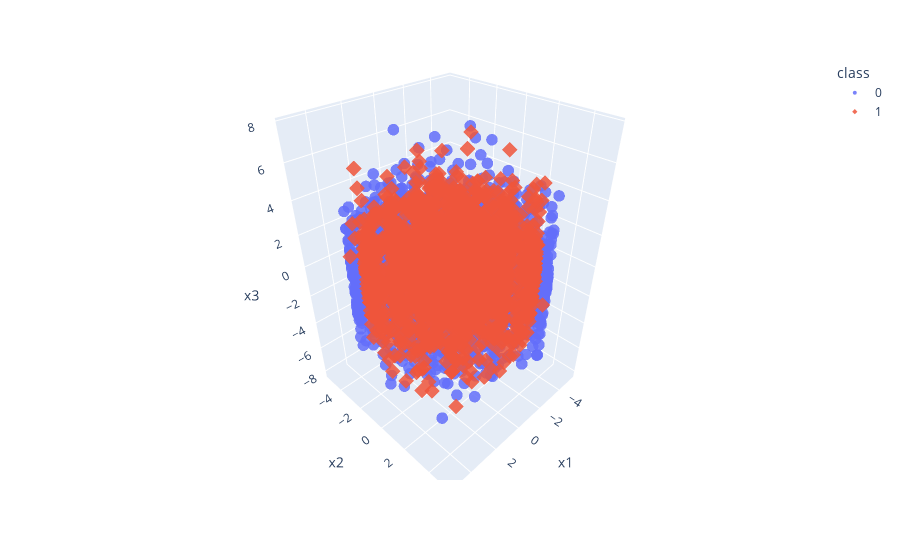

Notebook cell for this chart:
### Markdown cell above
# Zobrazenie datasetov vo 3D

### Code cell
X,y = make_concentric_cylinders(d=3)
plot_3d_features_with_labels(X,y)

### Figure 1 — Plotly figure (JSON) as saved in the notebook; plotly's stock layout.template omitted (floating-point values rounded to 4 significant figures; data arrays with more than 128 entries replaced by an {"elided": "..."} marker saying what was removed)
{"data": [{"hovertemplate": "class=0<br>x1=%{x}<br>x2=%{y}<br>x3=%{z}<extra></extra>", "legendgroup": "0", "marker": {"color": "#636efa", "opacity": 0.85, "size": 4, "symbol": "circle"}, "mode": "markers", "name": "0", "scene": "scene", "showlegend": true, "type": "scatter3d", "x": {"elided": "2864 float values"}, "y": {"elided": "2864 float values"}, "z": {"elided": "2864 float values"}}, {"hovertemplate": "class=1<br>x1=%{x}<br>x2=%{y}<br>x3=%{z}<extra></extra>", "legendgroup": "1", "marker": {"color": "#EF553B", "opacity": 0.85, "size": 4, "symbol": "diamond"}, "mode": "markers", "name": "1", "scene": "scene", "showlegend": true, "type": "scatter3d", "x": {"elided": "2136 float values"}, "y": {"elided": "2136 float values"}, "z": {"elided": "2136 float values"}}], "layout": {"legend": {"title": {"text": "class"}, "tracegroupgap": 0}, "margin": {"t": 60}, "scene": {"domain": {"x": [0, 1], "y": [0, 1]}, "xaxis": {"title": {"text": "x1"}}, "yaxis": {"title": {"text": "x2"}}, "zaxis": {"title": {"text": "x3"}}}}}
